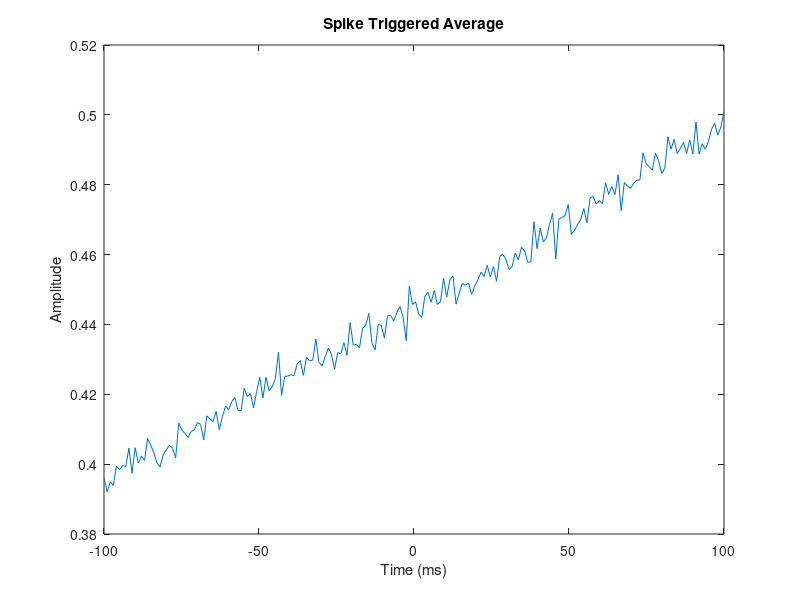

Reproduce this figure in MATLAB.
% =========================================================================
% SCRIPT: Basic Spike-Triggered Average (STA) Computation & Demonstration
% SUBJECT: N/A (Uses synthetic/dummy data for demonstration)
% =========================================================================
% DESCRIPTION:
% Computes the population Spike-Triggered Average (STA) of a Local Field 
% Potential (LFP) signal time-locked to multi-channel spike trains. It 
% extracts a backward-looking time window around each spike, handles 
% edge-boundary padding with zeros, accumulates the LFP snippets across 
% all channels, and normalizes the final waveform by the total spike count.
%
% INPUTS:
%   - lfpData: 1D vector of the LFP signal (Currently using synthetic 
%     random data for demonstration).
%   - spikeData: 2D binary matrix (Channels x Time) where 1 indicates a 
%     spike (Currently using synthetic random data).
%   - windowSize: Number of samples to extract prior to each spike.
%
% OUTPUTS:
%   - Visualizations: 
%       1. A single plot displaying the normalized, population-averaged 
%          STA waveform over time.
% =========================================================================

% Define the LFP data and spike data
lfpData = rand(1, 1000); % Example LFP data (replace with your actual data)
spikeData = randi([0 ,1],7, 1000); % Example spike data (replace with your actual data)
windowSize = 200; % Window size for spike triggered average

% Compute spike triggered average
sta = zeros(1, windowSize);
for i = 1:size(spikeData, 1)
    for j = 1:size(spikeData, 2)
        if spikeData(i,j) == 1
            if j-windowSize >= 1
                sta = sta + lfpData(j-windowSize+1:j);
            else
                sta = sta + [zeros(1, windowSize-j), lfpData(1:j)];
            end
        end
    end
end
sta = sta / sum(sum(spikeData));

% Plot the spike triggered average
figure;
plot(linspace(-windowSize/2, windowSize/2, windowSize), sta);
xlabel('Time (ms)');
ylabel('Amplitude');
title('Spike Triggered Average');
